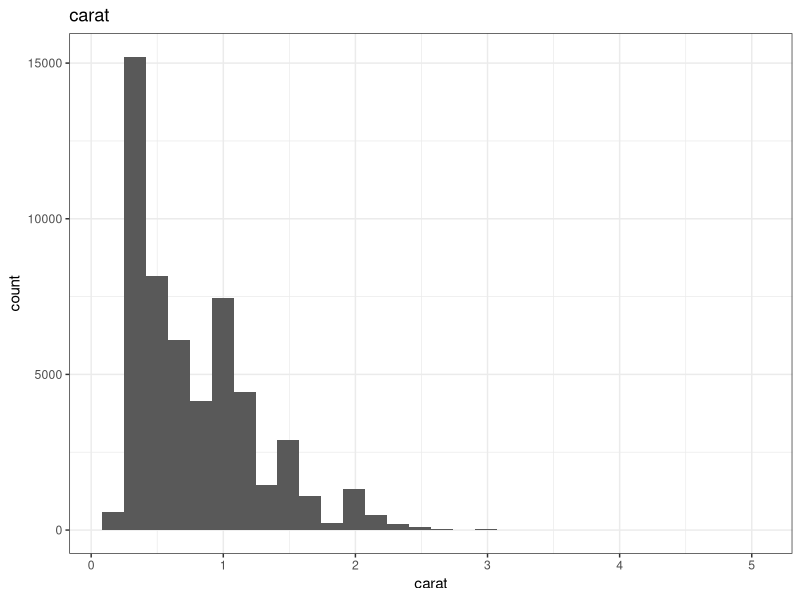
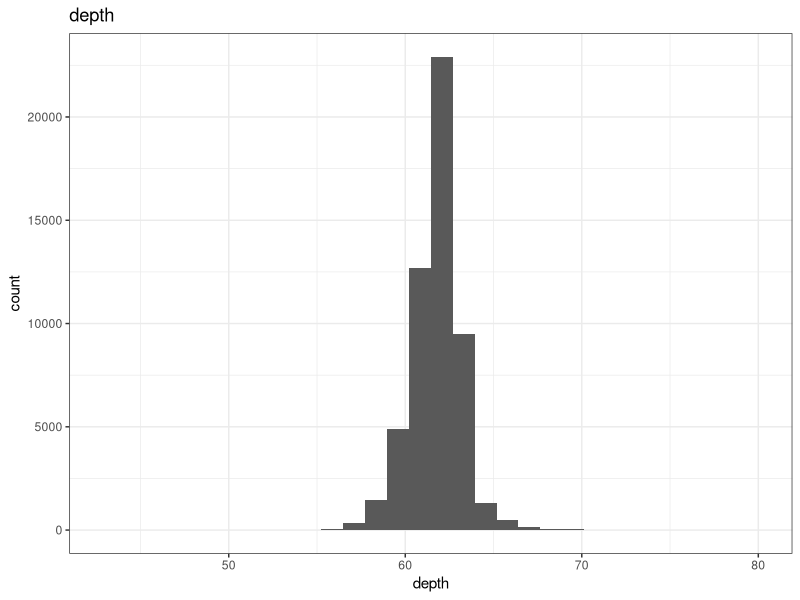
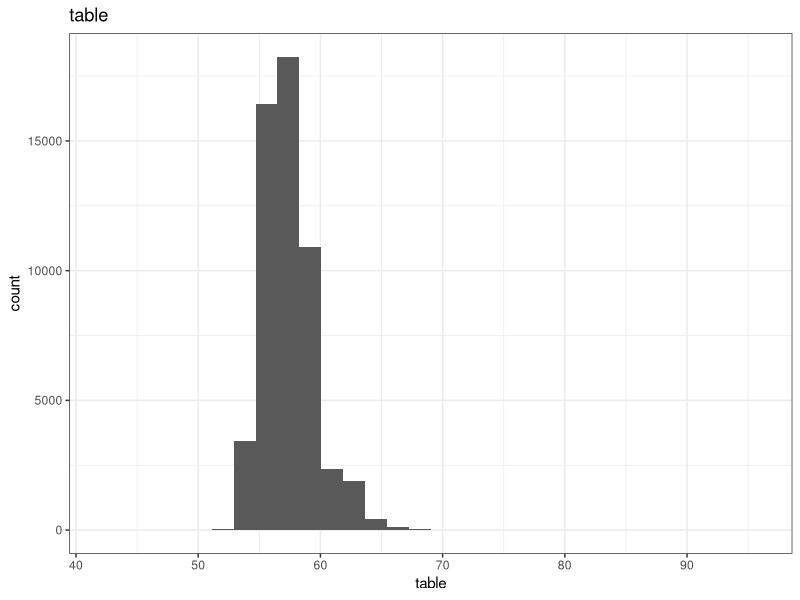
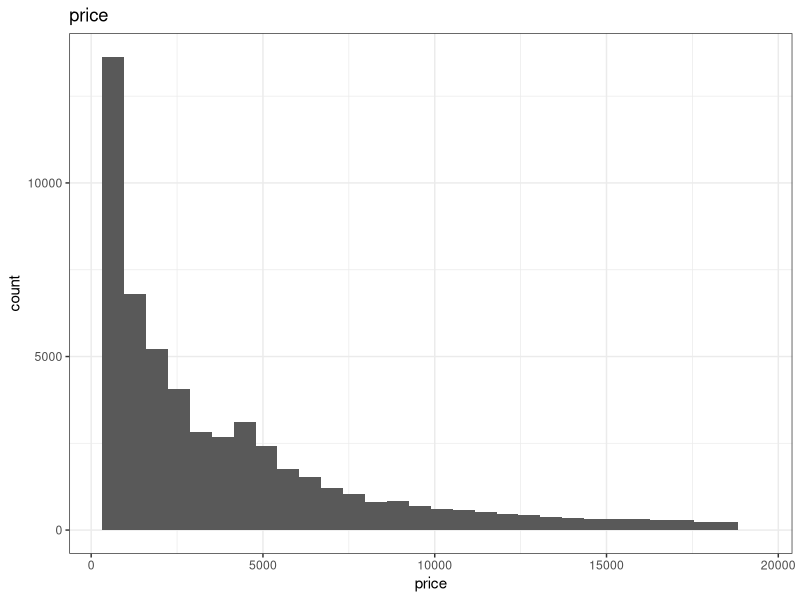
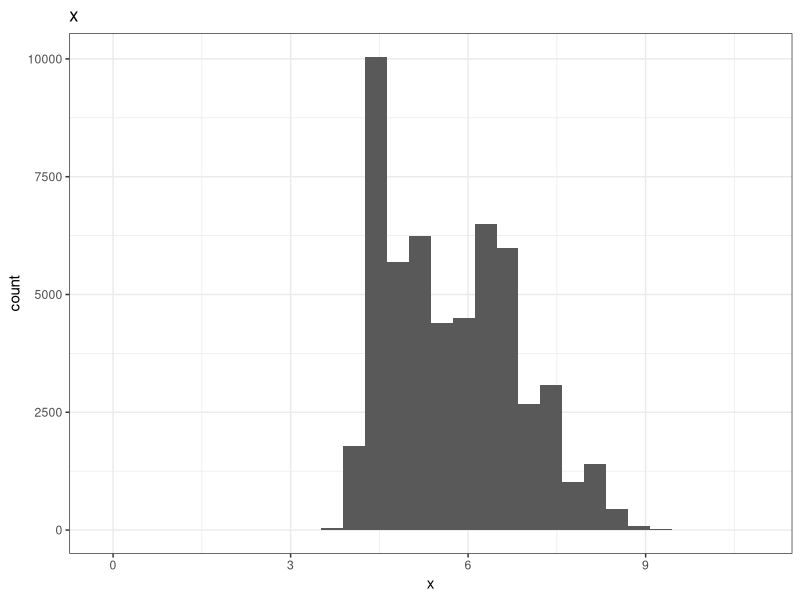
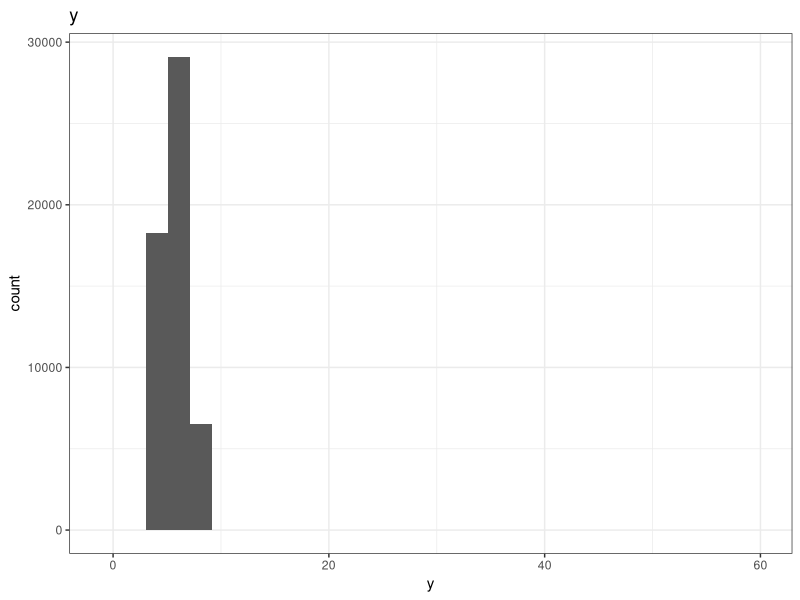
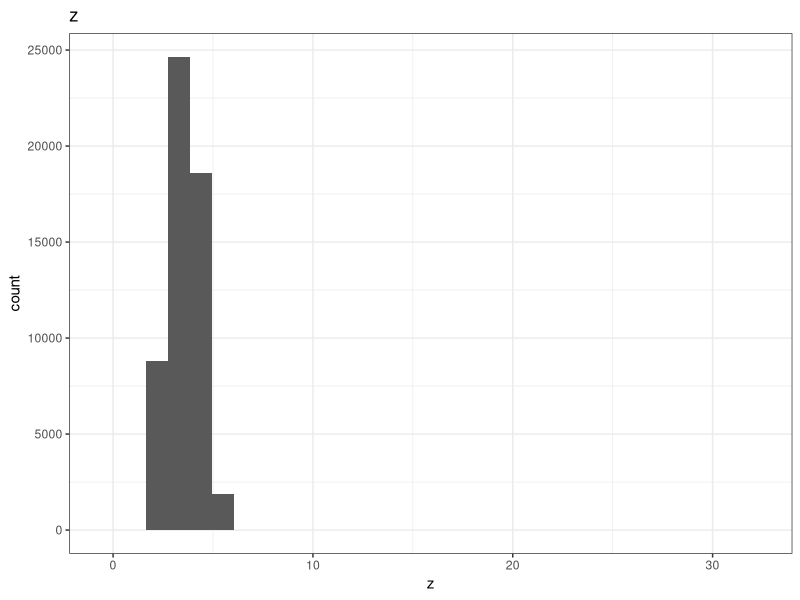
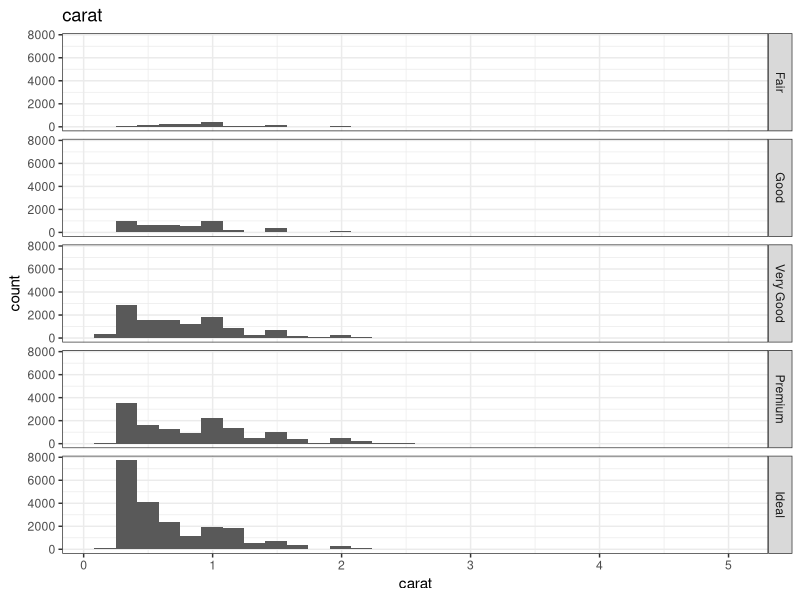

Generate these figures, in order, with R:
## ---- chunk 1
knitr::opts_chunk$set(echo = TRUE)
## ---- chunk 2
library(tidyverse)
data <- diamonds # TODO(alee) use iris for now
## ---- chunk 3
str(data)
## ---- chunk 4
summary(data)
## ---- chunk 5
dim(data)
## ---- chunk 6
library(tidyverse)
as_tibble(data)
## ---- chunk 7
# find all the columns that are non numeric
col_non_numeric <- map(data, class) %>% 
  keep(function(x) any(x %in% c("factor", "character"))) %>% 
  names()
## ---- chunk 8
col_non_numeric %>% 
  map(
    ~count(data, !!rlang::sym(.))
  )
## ---- chunk 9
col_numeric <- map(data, class) %>% 
  keep(function(x) any(x %in% c("numeric", "integer"))) %>% 
  names() 

col_numeric %>% 
  map(
    function(x) { 
      data %>% 
      ggplot(aes_string(x=x)) + 
      geom_histogram() + 
      labs(title=x) + 
      theme_bw()
    }
  )
## ---- chunk 10

for(col in col_non_numeric) {
  print(col_numeric %>% 
    map(
      function(x) { 
        data %>% 
        ggplot(aes_string(x=x)) + 
        geom_histogram() + 
        labs(title=x) + 
        facet_grid(as.formula(paste0(col, " ~ ."))) + 
        theme_bw()
      }
    ))
  
}

